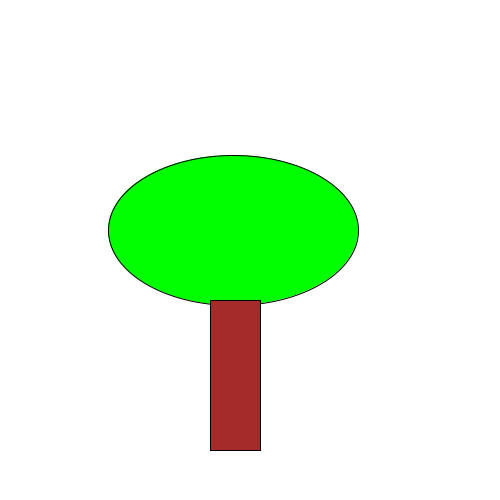
Frame 1 (no input)
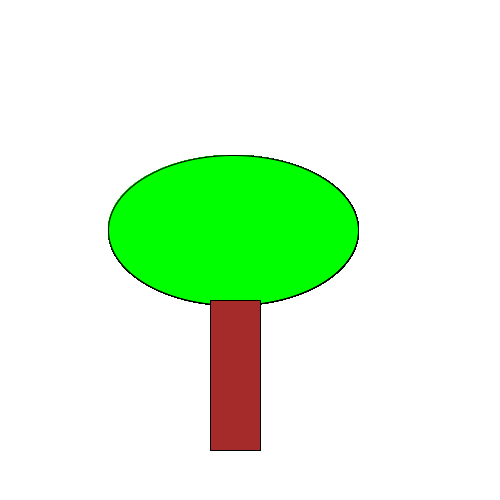
Frame 60 (the mouse pressed at the canvas centre just before this capture)
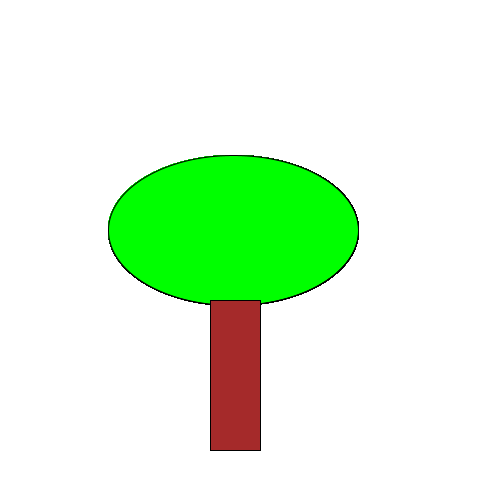
Frame 120 (the mouse held since frame 60 and released just before this capture)

The Processing sketch that drew these frames (run headless with seeded random() and noise(); from frame 60 on, the mouse is pressed at the canvas centre):

// Processing sketch: H09opd9
// ── H09opd9.pde
void setup(){
  size (500,500);
  background (255,255,255);
}

void draw(){
  fill(0,255,0);
  BoomBlad (233,230,250,150);
  
  fill(165, 42, 42);
  BoomStam (210,300,50,150);
}

void BoomBlad (int x, int y, int w, int h){
ellipse (x,y,w,h);
}

void BoomStam (int x,int y,int w,int h){
rect (x,y,w,h);
}
